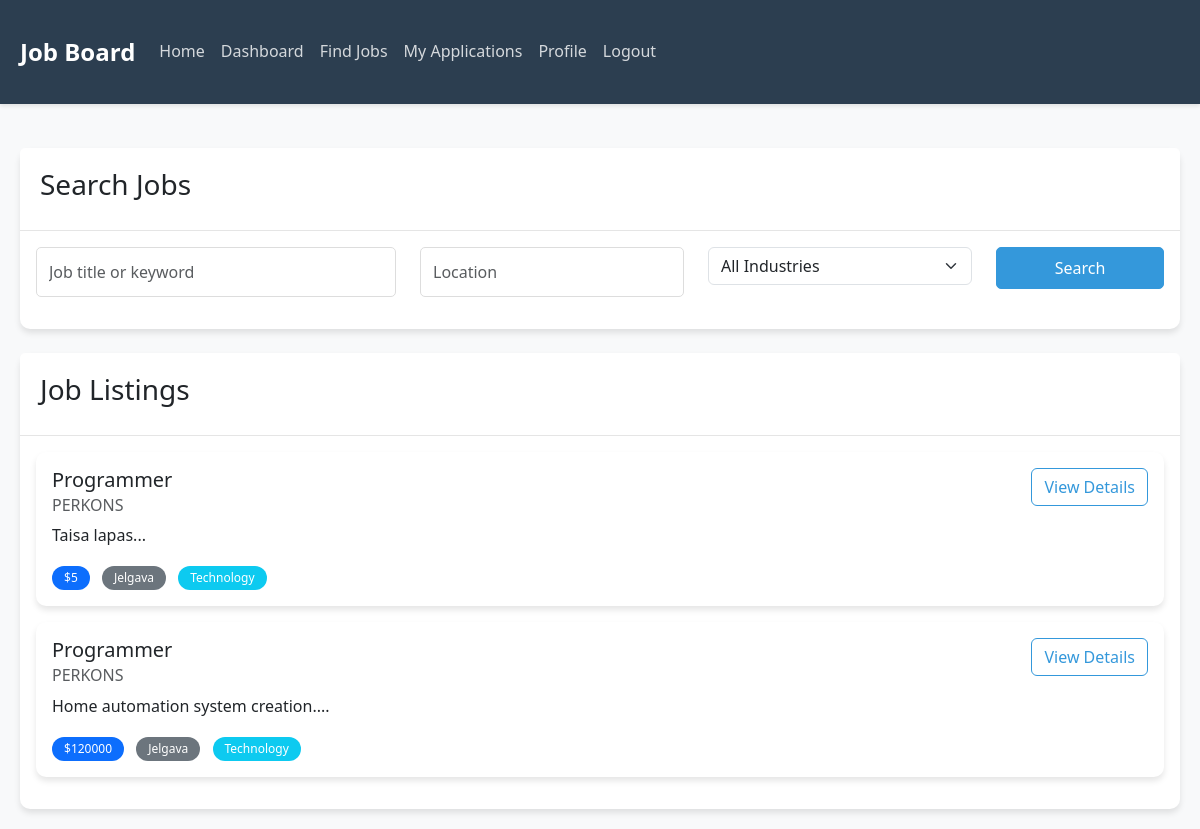
/find_jobs (signed in), run on the app's committed database.
### tables this page shows
CREATE TABLE job (
                id INTEGER PRIMARY KEY AUTOINCREMENT,
                title TEXT NOT NULL,
                description TEXT NOT NULL,
                requirements TEXT NOT NULL,
                salary INTEGER NOT NULL,
                company_id INTEGER NOT NULL,
                created_at TIMESTAMP DEFAULT CURRENT_TIMESTAMP,
                FOREIGN KEY (company_id) REFERENCES company (id)
            );

CREATE TABLE company (
                id INTEGER PRIMARY KEY AUTOINCREMENT,
                name TEXT NOT NULL,
                location TEXT NOT NULL,
                industry TEXT NOT NULL,
                owner_id INTEGER NOT NULL,
                FOREIGN KEY (owner_id) REFERENCES user (id)
            );

### app.py (the view)
@app.route('/find_jobs')
@login_required
def find_jobs():
    if current_user.role != 'job_seeker':
        return redirect(url_for('dashboard'))
    keyword = request.args.get('keyword', '')
    location = request.args.get('location', '')
    industry = request.args.get('industry', '')
    db = get_db()
    cursor = db.cursor()
    query = '''
        SELECT j.*, c.name as company_name, c.location, c.industry
        FROM job j
        JOIN company c ON j.company_id = c.id
        WHERE 1=1
    '''
    params = []
    if keyword:
        query += ' AND (j.title LIKE ? OR j.description LIKE ?)'
        params.extend([f'%{keyword}%', f'%{keyword}%'])
    if location:
        query += ' AND c.location LIKE ?'
        params.append(f'%{location}%')
    if industry:
        query += ' AND c.industry = ?'
        params.append(industry)
    query += ' ORDER BY j.id DESC'
    cursor.execute(query, params)
    jobs = cursor.fetchall()
    db.close()
    return render_template('find_jobs.html', jobs=jobs)

### app.py (called while the page is built)
def get_db():
    db = sqlite3.connect(DATABASE)
    db.row_factory = sqlite3.Row
    return db

@login_manager.user_loader
def load_user(user_id):
    db = get_db()
    cursor = db.cursor()
    cursor.execute('SELECT * FROM user WHERE id = ?', (user_id,))
    user_data = cursor.fetchone()
    db.close()
    if user_data:
        return User(user_data['id'], user_data['name'], user_data['email'],
                   user_data['password'], user_data['role'])
    return None

### templates/find_jobs.html (shortened to what this page needs)
{% extends "base.html" %}
{% block content %}
<div class="row">
    <div class="col-md-12">
        <div class="card mb-4">
            <div class="card-header">
                <h3>Search Jobs</h3>
            </div>
            <div class="card-body">
                <form method="GET" action="{{ url_for('find_jobs') }}">
                    <div class="row">
                        <div class="col-md-4 mb-3">
                            <input type="text" class="form-control" name="keyword" placeholder="Job title or keyword" value="{{ request.args.get('keyword', '') }}">
                        </div>
                        <div class="col-md-3 mb-3">
                            <input type="text" class="form-control" name="location" placeholder="Location" value="{{ request.args.get('location', '') }}">
                        </div>
                        <div class="col-md-3 mb-3">
                            <select class="form-select" name="industry">
                                <option value="">All Industries</option>
                            </select>
                        </div>
                        <div class="col-md-2 mb-3">
                            <button type="submit" class="btn btn-primary w-100">Search</button>
                        </div>
                    </div>
                </form>
            </div>
        </div>
        <div class="card">
            <div class="card-header">
                <h3>Job Listings</h3>
            </div>
            <div class="card-body">
                {% if jobs %}
                    {% for job in jobs %}
                        <div class="card mb-3">
                            <div class="card-body">
                                <div class="d-flex justify-content-between align-items-start">
                                    <div>
                                        <h5 class="card-title">{{ job['title'] }}</h5>
                                        <h6 class="card-subtitle mb-2 text-muted">{{ job['company_name'] }}</h6>
                                        <p class="card-text">{{ job['description'][:200] }}...</p>
                                        <div class="mt-2">
                                            <span class="badge bg-primary me-2">${{ job['salary'] }}</span>
                                            <span class="badge bg-secondary me-2">{{ job['location'] }}</span>
                                            <span class="badge bg-info">{{ job['industry'] }}</span>
                                        </div>
                                    </div>
                                    <div>
                                        <a href="{{ url_for('job_details', job_id=job['id']) }}" class="btn btn-outline-primary">View Details</a>
                                    </div>
                                </div>
                            </div>
                        </div>
                    {% endfor %}
                {% else %}
                    <p>No jobs found matching your criteria.</p>
                {% endif %}
            </div>
        </div>
    </div>
</div>
{% endblock %}

### static/css/styles.css (style rules this page uses)
:root { --primary-color: #2c3e50; --secondary-color: #3498db; --accent-color: #e74c3c; --light-gray: #f8f9fa; --dark-gray: #343a40; --success-color: #2ecc71; --warning-color: #f1c40f; --danger-color: #e74c3c; }
body { font-family: 'Segoe UI', Tahoma, Geneva, Verdana, sans-serif; line-height: 1.6; color: var(--dark-gray); background-color: var(--light-gray); }
.card { border: none; border-radius: 10px; box-shadow: 0 4px 6px rgba(0,0,0,0.1); transition: transform 0.3s ease, box-shadow 0.3s ease; }
.card-header { background-color: white; border-bottom: 1px solid rgba(0,0,0,0.1); padding: 1.25rem; }
.btn-primary { background-color: var(--secondary-color); border-color: var(--secondary-color); padding: 0.5rem 1.5rem; border-radius: 5px; transition: all 0.3s ease; }
.btn-outline-primary { color: var(--secondary-color); border-color: var(--secondary-color); }
.badge { padding: 0.5em 1em; border-radius: 20px; font-weight: 500; }
.form-control { border-radius: 5px; border: 1px solid #ddd; padding: 0.75rem; }

### data on the page
job: title "Programmer", company_name "PERKONS", description "Taisa lapas", salary "5", location "Jelgava", industry "Technology"
job: title "Programmer", company_name "PERKONS", description "Home automation system creation.", salary "120000", location "Jelgava", industry "Technology"
